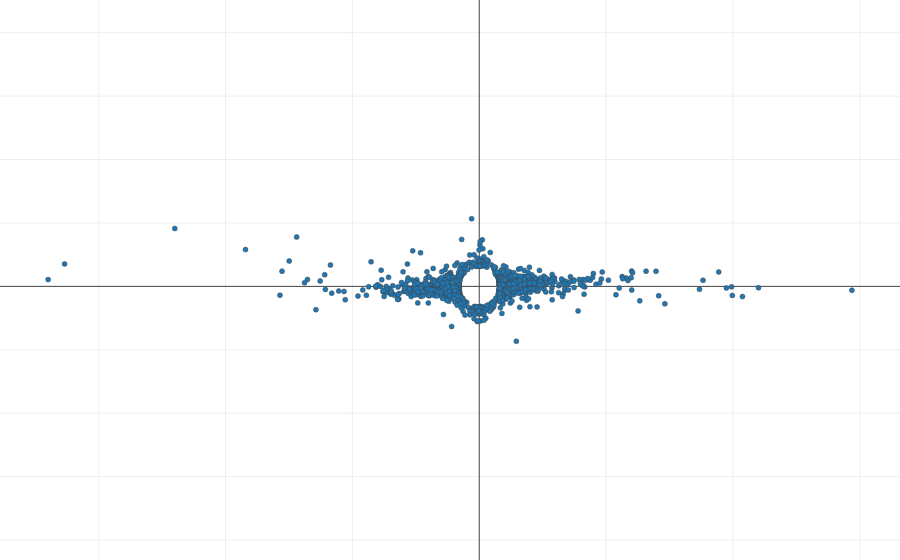

Notebook source saved alongside this figure:
### Code cell
plotly.offline.iplot(decomposition.plotly_factor_var(d_all, 22 - 1, 100 - 1, var2gene_dict))

### Figure 1 — Plotly figure (JSON) as saved in the notebook; plotly's stock layout.template omitted (floating-point values rounded to 4 significant figures; data arrays with more than 128 entries replaced by an {"elided": "..."} marker saying what was removed)
{"data": [{"marker": {"line": {"width": 0.5}, "opacity": 1, "size": 5}, "mode": "markers", "text": {"elided": "2360 str values"}, "type": "scatter", "x": {"elided": "2360 float values"}, "y": {"elided": "2360 float values"}}], "layout": {"hovermode": "closest", "margin": {"b": 0, "l": 0, "r": 0, "t": 0}, "yaxis": {"scaleanchor": "x"}}}
